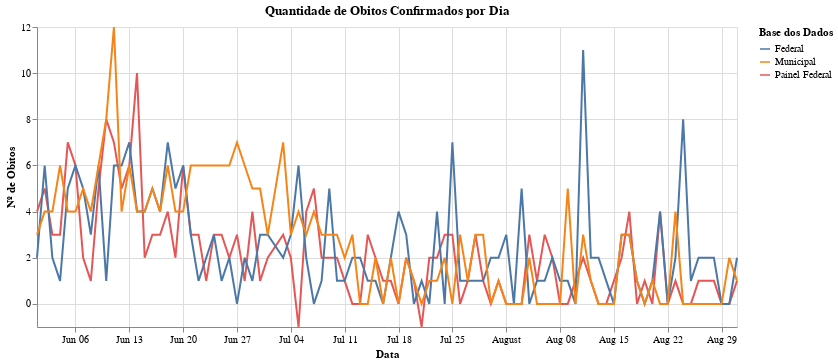

Here is the notebook cell this chart was saved with:
### Code cell
alt.Chart(obitosPorDia).mark_line().encode(
    alt.X('data:T', title='Data'),
    alt.Y('aplic_por_dia:Q', title='Nº de Obitos'),
    alt.Color('fonte_dados:N', title='Base dos Dados')
).properties(
    width=700,
    title='Quantidade de Obitos Confirmados por Dia'
)

### Figure 1 — Vega-Lite specification as saved in the notebook (floating-point values rounded to 4 significant figures; data arrays with more than 128 entries replaced by an {"elided": "..."} marker saying what was removed)
{"config": {"view": {"continuousWidth": 400, "continuousHeight": 300}}, "data": {"name": "data-b2ac7ee81f988914dd2af7294cd5d2fc"}, "mark": "line", "encoding": {"color": {"type": "nominal", "field": "fonte_dados", "title": "Base dos Dados"}, "x": {"type": "temporal", "field": "data", "title": "Data"}, "y": {"type": "quantitative", "field": "aplic_por_dia", "title": "Nº de Obitos"}}, "title": "Quantidade de Obitos Confirmados por Dia", "width": 700, "$schema": "https://vega.github.io/schema/vega-lite/v4.8.1.json", "datasets": {"data-b2ac7ee81f988914dd2af7294cd5d2fc": {"elided": "273 records"}}}
